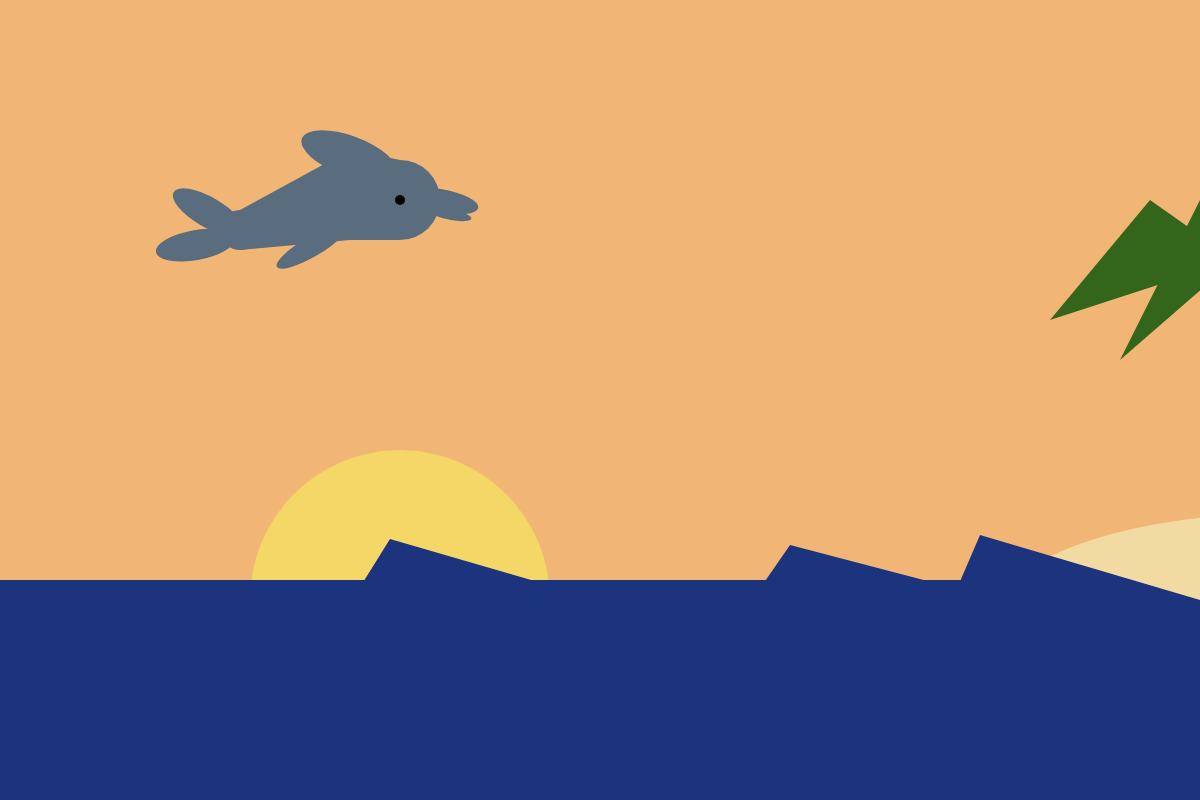
Frame 1 (no input)
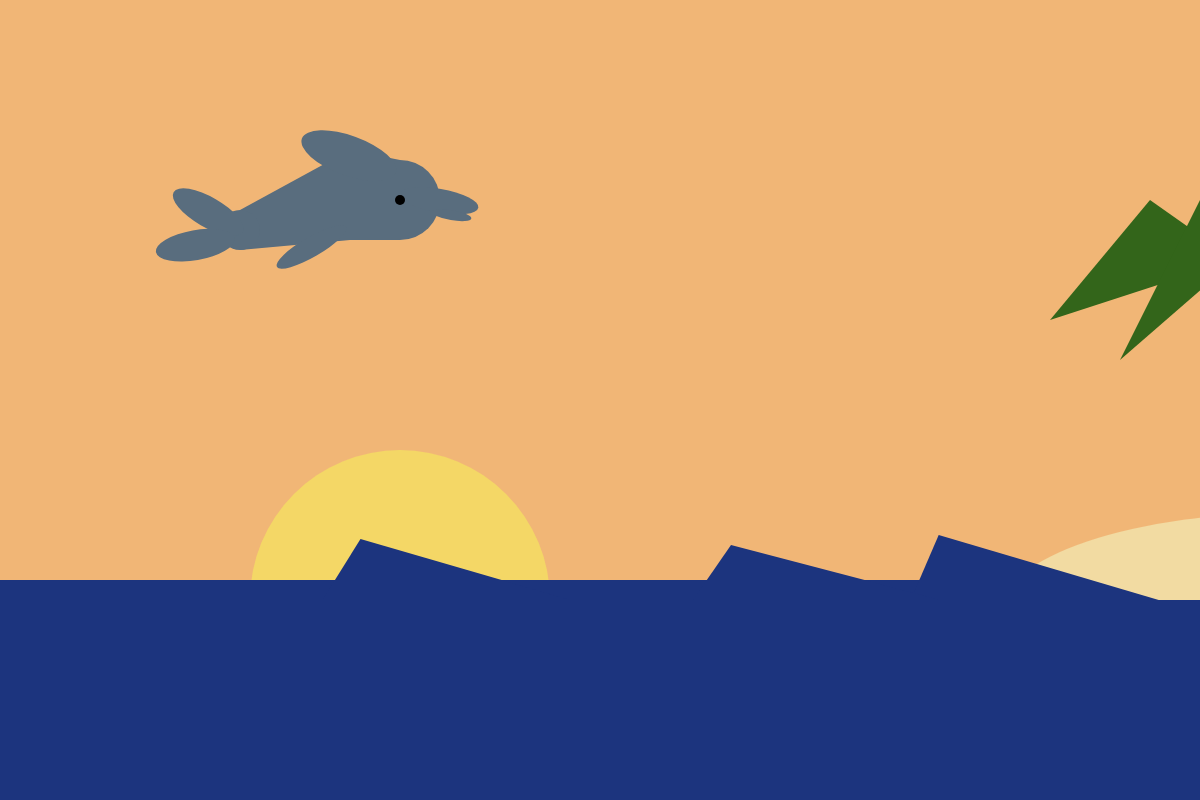
Frame 60 (no input)
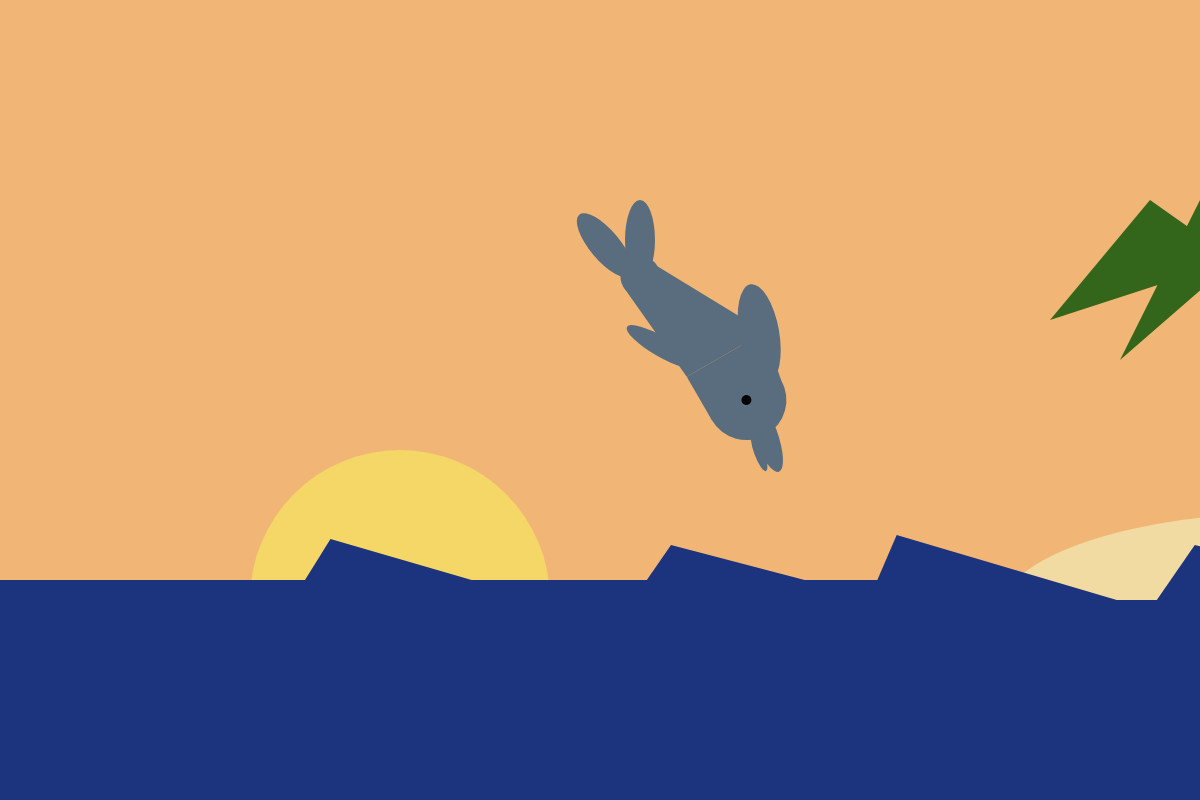
Frame 120 (the mouse pressed at the canvas centre since frame 60)

The p5.js sketch that drew these frames (run headless with seeded random() and noise() and a simulated clock; from frame 60 on, the mouse is pressed at the canvas centre):

// p5.js sketch
// ── sketch.js

function setup (){
  createCanvas(windowWidth, 800);
}

//define variables
let dolphinPivot = 600;
let dolphinHeight = -400
let wave1Loc = 1100
let wave2Loc = 600
let wave3Loc = 400
let wave4Loc = 900
let wave5Loc = 0

function draw (){
  //erase every frame
  background( 'rgb(241, 182, 118)' );

  // turn cursor off
  noCursor();

  // Sun
  push();

    // move center to bottom left third of screen
    translate( width/3, dolphinPivot );
    fill( 'rgb(244, 215, 102)' );
    noStroke();
    ellipse( 0, 0, 300);

  pop(); // Sun end



  // Ocean back
  push();

    // draw ocean back at dolphinPivot
    fill( 'rgb(28, 52, 126)' );
    noStroke();
    rect( 0, dolphinPivot - 20, windowWidth, dolphinPivot/2 );

  pop(); // Ocean back end



  // Dolphin 1
  push();

    // move center to bottom left third of screen
    translate( width/3, dolphinPivot );
    // rotate, based on mouseX position
    rotate( radians(mouseX) );
    fill( 'rgb(89, 109, 126)' );
    noStroke();

    //body
    ellipse( 0, dolphinHeight, 80 );
    quad(
      0,
      dolphinHeight - 40,
      0,
      dolphinHeight + 40,
      -50,
      dolphinHeight + 40,
      -50,
      dolphinHeight - 50
    );
    quad(
      -50,
      dolphinHeight + 40,
      -50,
      dolphinHeight - 50,
      -160,
      dolphinHeight + 10,
      -160,
      dolphinHeight + 50
    );
    ellipse( -160, dolphinHeight + 30, 40);

    //nose
    rotate( radians(10) );
    ellipse( -31, dolphinHeight, 80, 24 );
    ellipse( -16, dolphinHeight + 12, 40, 10);

    //back fin
    rotate( radians(10) );
    ellipse( -200, dolphinHeight, 100, 40  );

    //tail
    rotate( radians(10) );
    ellipse( -360, dolphinHeight + 160, 80, 30  );
    rotate( radians(-40) );
    ellipse( -140, dolphinHeight + 15, 80, 30  );

    //fin
    rotate( radians(-20) );
    ellipse( 100, dolphinHeight + 50, 80, 20  );

    //eye
    rotate( radians(30) );
    fill(0);
    noStroke();
    ellipse( 0, dolphinHeight, 10 );

  pop(); // Dolphin 1 end



  // Dolphin 2
  push();

    // move center to bottom left third of screen
    translate( width/3, dolphinPivot );
    // rotate, based on mouseX position
    rotate( radians(mouseX) );
    fill( 'rgb(89, 109, 126)' );
    noStroke();

    //body
    ellipse( 0, -dolphinHeight, 80 );
    quad(
      0,
      - dolphinHeight + 40,
      0,
      - dolphinHeight - 40,
      50,
      - dolphinHeight - 40,
      50,
      - dolphinHeight + 50
    );
    quad(
      50,
      - dolphinHeight - 40,
      50,
      - dolphinHeight + 50,
      160,
      - dolphinHeight - 10,
      160,
      - dolphinHeight - 50
    );
    ellipse( 160, - dolphinHeight - 30, 40);

    //nose
    rotate( radians(10) );
    ellipse( 31, - dolphinHeight, 80, 24 );
    ellipse( 16, - dolphinHeight - 12, 40, 10);

    //back fin
    rotate( radians(10) );
    ellipse( 200, - dolphinHeight, 100, 40  );

    //tail
    rotate( radians(10) );
    ellipse( 360, - dolphinHeight - 160, 80, 30  );
    rotate( radians(-40) );
    ellipse( 140, - dolphinHeight - 15, 80, 30  );

    //fin
    rotate( radians(-20) );
    ellipse( - 100, - dolphinHeight - 50, 80, 20  );

    //eye
    rotate( radians(30) );
    fill(0);
    noStroke();
    ellipse( 0, - dolphinHeight, 10 );

  pop(); // Dolphin 2 end



  // Island
  push();

    // move center to bottom left third of screen
    translate( width/3, dolphinPivot );

    //land
    fill( 'rgb(242, 219, 162)' );
    noStroke();
    ellipse( 900, 12, 600, 200);

    //palm tree
    //trunk
    fill( 'rgb(74, 63, 42)' );
    noStroke();
    quad( 830, -60, 880, -60, 850, -340, 820, -340 );
    ellipse( 855, -60, 50, 20 );
    //palms
    fill( 'rgb(51, 101, 26)' );
    triangle( 835, -340, 650, -280, 750, -400 );
    triangle( 835, -340, 720, -240, 800, -400 );
    triangle( 835, -340, 990, -240, 870, -410 );
    triangle( 835, -340, 1010, -330, 835, -410 );

  pop();



  // Ocean front
  push();

    // draw ocean at dolphinPivot
    fill( 'rgb(28, 52, 126)' );
    noStroke();
    rect( 0, dolphinPivot, windowWidth, dolphinPivot/2 );

  pop(); // Ocean front end



  // Waves
  push();

    // move center to bottom left third of screen
    translate( width/3, dolphinPivot );
    fill( 'rgb(28, 52, 126)' );
    noStroke();

    //wave 1
    push();
      triangle(
        wave1Loc + 16,
        -60,
        wave1Loc - 48,
        0,
        wave1Loc + 200,
        0
      )

      //redefine variable for movement
      wave1Loc = wave1Loc - 1
    pop();//wave 1 end
    push();
      // wave 2
      triangle(
        wave2Loc - 20,
        -65,
        wave2Loc - 48,
        0,
        wave2Loc + 200,
        0
      );

      //redefine variable for movement
      wave2Loc = wave2Loc - .7
      pop();//wave 2 end
      push();
        // wave 3
        triangle(
          wave3Loc - 10,
          -55,
          wave3Loc - 48,
          0,
          wave3Loc + 200,
          0
        );

        //redefine variable for movement
        wave3Loc = wave3Loc - 1
        pop();//wave 3 end
        push();
          // wave 4
          triangle(
            wave4Loc - 10,
            -55,
            wave4Loc - 48,
            0,
            wave4Loc + 200,
            0
          );

          //redefine variable for movement
          wave4Loc = wave4Loc - .8
        pop();//wave 4 end
        push();
          // wave 5
          triangle(
            wave5Loc - 10,
            -61,
            wave5Loc - 48,
            0,
            wave5Loc + 200,
            0
          );

          //redefine variable for movement
          wave5Loc = wave5Loc - .5
        pop();//wave 5 end

  pop(); // Waves end
}
